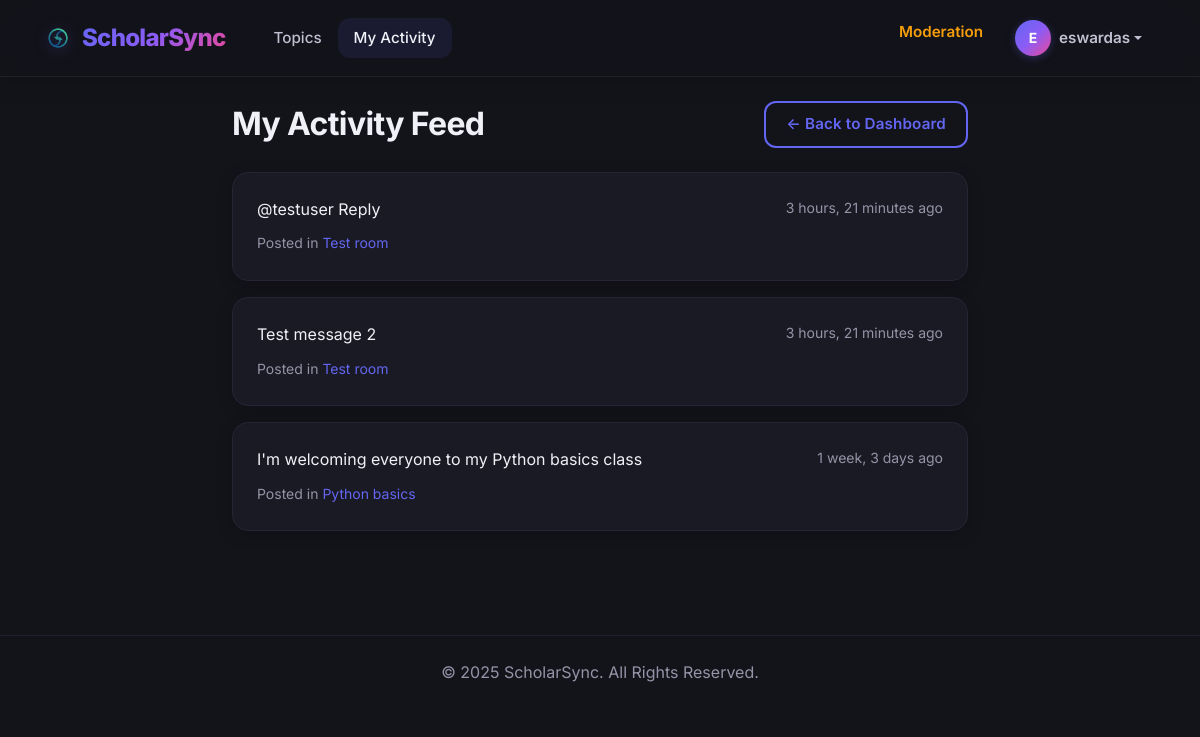
Page /activity/ (signed in) on the earlier database version.
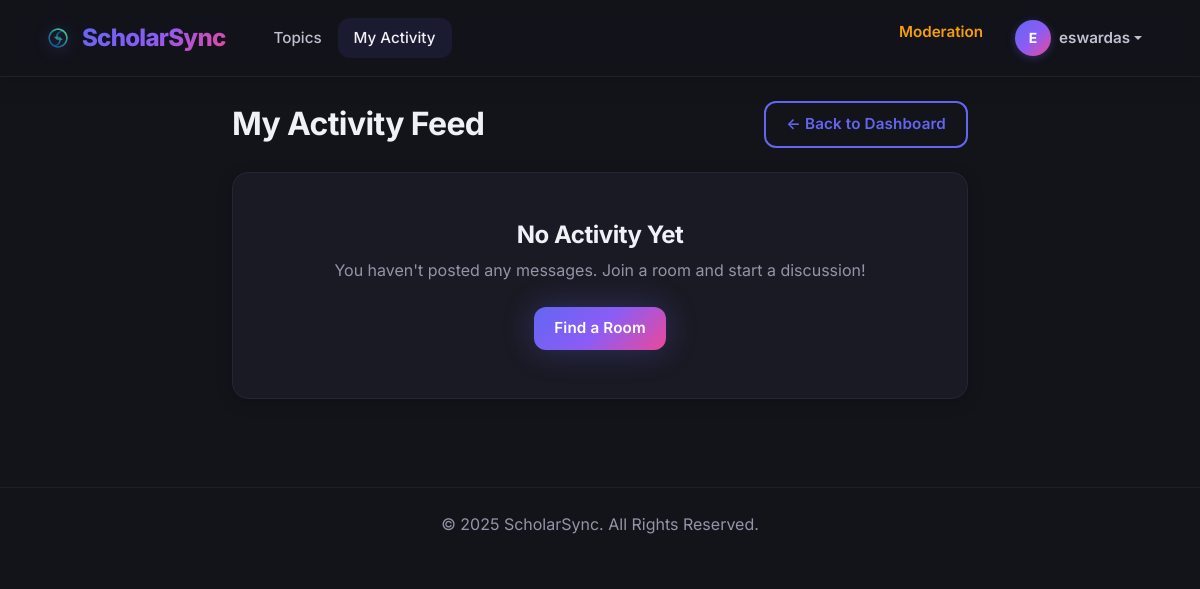
Same page on the later database version.
### base/models.py (models this page shows, shortened)
class Message(models.Model):
    user = models.ForeignKey(User, on_delete=models.CASCADE)
    room = models.ForeignKey(Room, on_delete=models.CASCADE)
    body = models.TextField()
    file_attachment = models.FileField(upload_to=get_file_path, null=True, blank=True)
    file_name = models.CharField(max_length=255, blank=True, null=True)
    file_type = models.CharField(max_length=20, blank=True, null=True)  # image, audio, video, document
    updated = models.DateTimeField(auto_now=True)
    created = models.DateTimeField(auto_now_add=True)
    parent = models.ForeignKey('self', null=True, blank=True,
                               on_delete=models.SET_NULL, related_name='replies')
    class Meta:
        ordering = ['-created']

class Room(models.Model):
    host = models.ForeignKey(User, on_delete=models.SET_NULL, null=True)
    topic = models.ForeignKey(Topic, on_delete=models.SET_NULL, null=True)
    name = models.CharField(max_length=200)
    description = models.TextField(null=True, blank=True)
    participants = models.ManyToManyField(User, related_name='participants', blank=True)
    updated = models.DateTimeField(auto_now=True)
    created = models.DateTimeField(auto_now_add=True)
    is_active = models.BooleanField(default=True)
    max_participants = models.IntegerField(default=50)
    study_type = models.CharField(
        max_length=50,
        choices=[
            ('quiet', 'Quiet Study'),
            ('discussion', 'Discussion'),
            ('teaching', 'Teaching/Tutoring'),
        ],
        default='discussion'
    )
    is_private = models.BooleanField(default=False)
    private_id = models.CharField(max_length=8, blank=True, null=True)
    private_password = models.CharField(max_length=20, blank=True, null=True)
    class Meta:
        ordering = ['-updated', '-created']

### base/views.py (the view)
# urls.py: path('activity/', views.activityPage, name='activity'),
@login_required(login_url='login')
def activityPage(request):
    room_messages = Message.objects.filter(user=request.user).order_by('-created')
    return render(request, 'base/activity.html', {'room_messages': room_messages})

### templates/base/activity.html (shortened to what this page needs)
{% load static %}
<!DOCTYPE html>
<html>
<head>
    <link href="https://cdn.jsdelivr.net/npm/bootstrap@5.1.3/dist/css/bootstrap.min.css" rel="stylesheet">
    <link rel="stylesheet" href="https://cdn.jsdelivr.net/npm/bootstrap-icons@1.10.5/font/bootstrap-icons.css">
    <link rel="stylesheet" href="{% static 'css/style.css' %}?v=12">
</head>
<body class="bg-dark">
    <nav class="navbar navbar-expand-lg navbar-dark sticky-top">
        <div class="container">
            <a class="navbar-brand d-flex align-items-center" href="{% url 'home' %}">
                <img src="{% static 'img/default.png' %}" alt="ScholarSync" class="brand-logo me-2">
                <span class="text-gradient">ScholarSync</span>
            </a>
            <div class="collapse navbar-collapse" id="navbarNav">
                <ul class="navbar-nav ms-3">
                    <li class="nav-item"><a class="nav-link" href="{% url 'topics' %}">Topics</a></li>
                    <li class="nav-item"><a class="nav-link active" href="{% url 'activity' %}">My Activity</a></li>
                </ul>
                <ul class="navbar-nav ms-auto">
                    {% if request.user.is_authenticated %}
                        {% if request.user.is_superuser %}<li class="nav-item"><a class="nav-link text-warning" href="{% url 'moderation-reports' %}">Moderation</a></li>{% endif %}
                        <li class="nav-item dropdown">
                            <a class="nav-link dropdown-toggle d-flex align-items-center" href="#" id="userMenu" role="button" data-bs-toggle="dropdown" aria-expanded="false">
                                <span class="me-2 placeholder-avatar">{{ request.user.username|first|upper }}</span>
                                <span class="fw-600">{{ request.user.username }}</span>
                            </a>
                        </li>
                    {% endif %}
                </ul>
            </div>
        </div>
    </nav>
    <main class="container py-4">
        <div class="row justify-content-center">
            <div class="col-lg-8">
                <div class="d-flex justify-content-between align-items-center mb-4">
                    <h2 class="text-white mb-0">My Activity Feed</h2>
                    <a href="{% url 'home' %}" class="btn btn-outline-primary">&larr; Back to Dashboard</a>
                </div>
                {% for message in room_messages %}
                <div class="card mb-3">
                    <div class="card-body">
                        <div class="d-flex justify-content-between align-items-start">
                            <div>
                                <p class="text-white mb-2">{{ message.body }}</p>
                                <small class="text-muted">
                                    Posted in <a href="{% url 'room' message.room.id %}">{{ message.room.name }}</a>
                                </small>
                            </div>
                            <small class="text-muted text-nowrap ms-3">{{ message.created|timesince }} ago</small>
                        </div>
                    </div>
                </div>
                {% empty %}
                <div class="card">
                    <div class="card-body text-center py-5">
                        <h4 class="text-white">No Activity Yet</h4>
                        <p class="text-muted">You haven't posted any messages. Join a room and start a discussion!</p>
                        <a href="{% url 'home' %}" class="btn btn-brand mt-2">Find a Room</a>
                    </div>
                </div>
                {% endfor %}
            </div>
        </div>
    </main>
    <footer class="text-center py-4"><p class="text-muted mb-0">&copy; {% now "Y" %} ScholarSync. All Rights Reserved.</p></footer>
</body>
</html>

Differences in the rows shown:
removed Message: body "@testuser Reply", room.name "Test room", created "3 hours, 21 minutes"
removed Message: body "Test message 2", room.name "Test room", created "3 hours, 21 minutes"
removed Message: body "I'm welcoming everyone to my Python basics class", room.name "Python basics", created "1 week, 3 days"
Other differences:
text now shown: "No Activity Yet You haven't posted any messages. Join a room and start a discussion! Find a Room"
